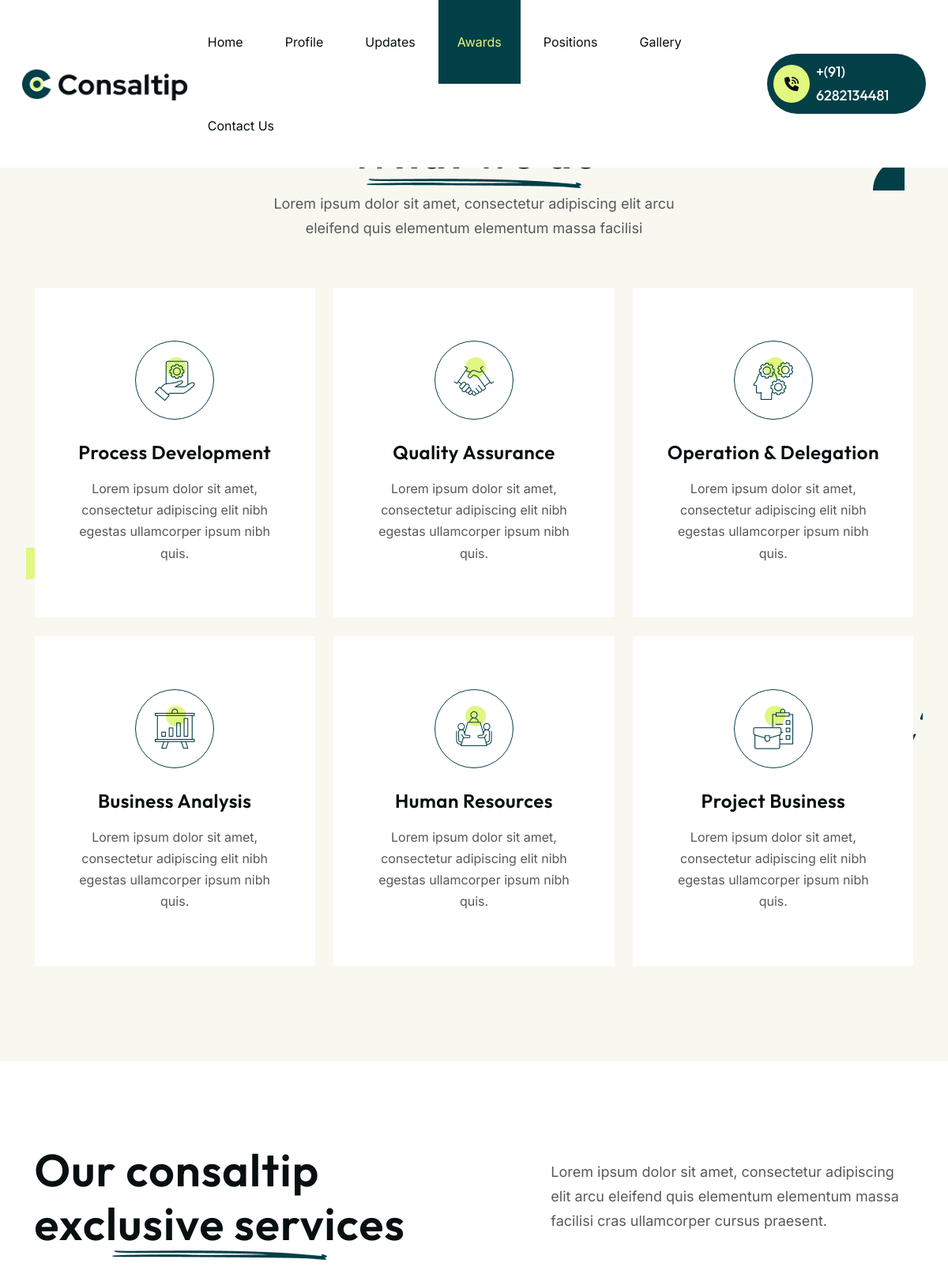
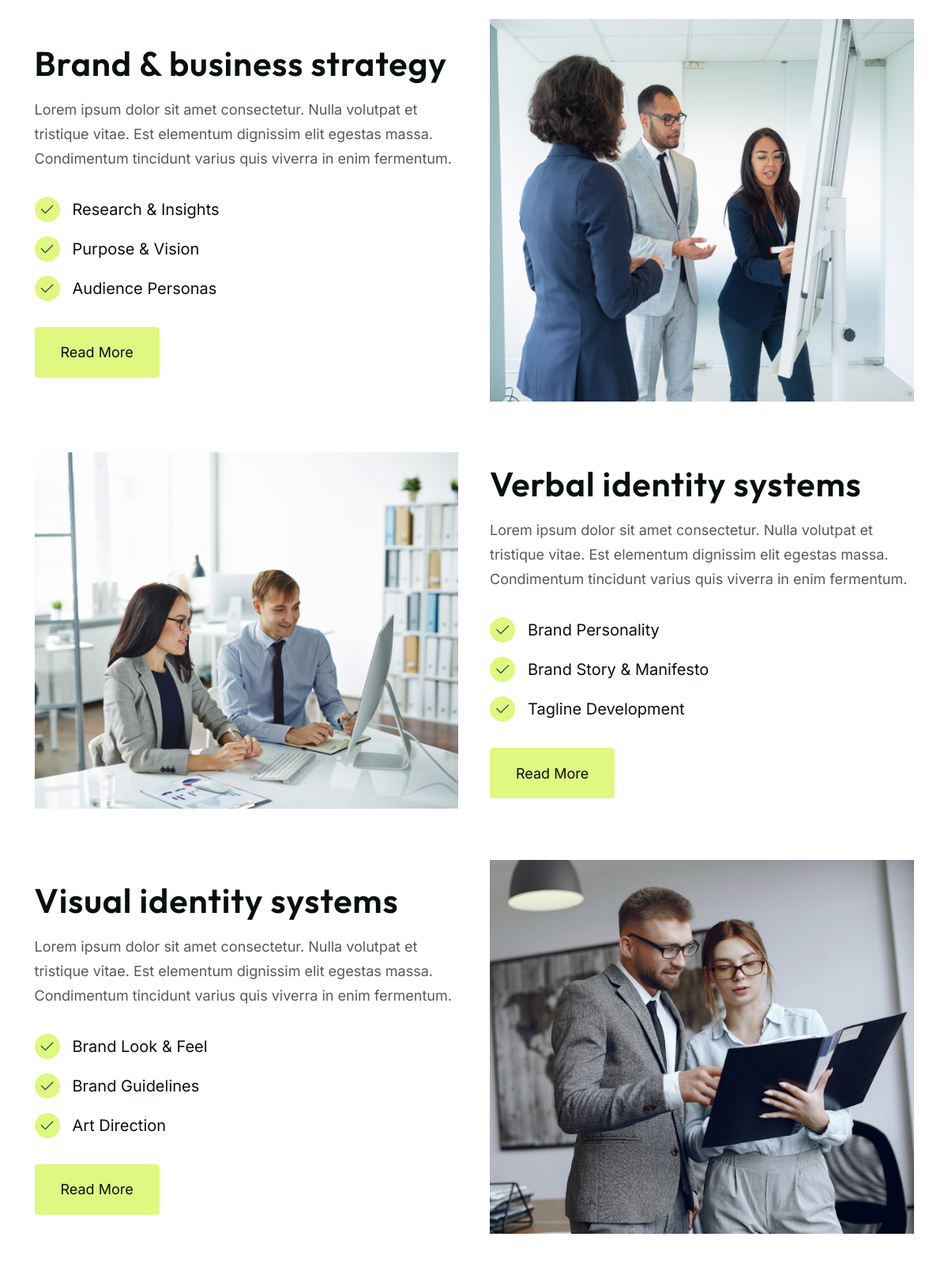
The app's page /service (upper part) with its own data (2 pictures, top to bottom).
### web/models.py (models this page shows)
class boxform(models.Model):
    ICON_CHOICES = (
        ('icon-project-manangement', 'project Icon'),
        ('icon-process-development', 'process Icon'),
        ('icon-commitment', 'commitment Icon'),
        ('icon-human-resources', 'Human Icon'),
        ('icon-operation', 'operation Icon'),
        ('icon-business-analysis', 'Business Icon'),
    )
    spanclassname = models.CharField(max_length=200, choices=ICON_CHOICES)
    name =models.CharField(max_length=200)
    title =models.CharField(max_length=200)

### web/views.py (the view)
# urls.py: path('service',views.service, name='service'),
def service(request):
    if request.method == 'POST':
        form = ContactForm(request.POST)
        if form.is_valid():
            form.save()
            messages.success(request, 'Thank you for your message!')
            return render(request, 'details/service.html', {'form': ContactForm()})
    else:
        form = ContactForm()
    box = boxform.objects.all()
    context = {
        'form': form,
        'box' : box,
        "is_services": True
        }
    return render(request, 'details/service.html',context)

### templates/details/service.html (shortened to what this page needs)
{% extends 'partials/baseall.html' %}
{% load static %}
{% block contentall %}
  <div class="service-area style-3">
    <div class="shape-two" style="background: url({% static 'images/shape/shape-2.png' %})"></div>
    <div class="container mt-5">
      <div class="row justify-content-center">
        <div class="col-lg-6">
          <div class="section-title">
            <h2 class="title text-start text-center"><span class="under-line style-two">What we do</span></h2>
            <p
              class="desc">Lorem ipsum dolor sit amet, consectetur adipiscing elit arcu eleifend quis elementum elementum massa facilisi</p>
          </div>
        </div>
      </div>
      <div class="row mt-36">
        {% for i in box %}
        <div class="col-12 col-md-6 col-lg-4">
          <div class="icon-card">
            <div class="icon">
              <span class="icon-color"></span>
              <i class="{{i.spanclassname}}"></i>
            </div>
            <div class="content">
              <h5 class="title">{{i.name}}</h5>
              <p class="desc">{{i.title}}</p>
            </div>
          </div>
        </div>
        {% endfor %}
      </div>
    </div>
  </div>
  <div class="why-choose-us-area style-3">
    <div class="container">
      <div class="row justify-content-center">
        <div class="col-lg-12">
          <div class="section-title style-two">
            <h2 class="title text-center text-lg-start">Our consaltip <br> <span class="under-line style-two">
                exclusive services </span></h2>
            <p class="desc text-center text-lg-start">Lorem ipsum dolor sit amet, consectetur adipiscing elit arcu eleifend quis elementum elementum massa facilisi cras
                  ullamcorper cursus praesent.</p>
          </div>
        </div>
      </div>
      <div class="row">
        <div class="col-lg-12">
          <div class="image-card-wrapper">
            <div class="image-card">
              <div class="content">
                <div class="title-wrapper">
                  <h2 class="title">Brand & business strategy</h2>
                  <p class="desc">Lorem ipsum dolor sit amet consectetur. Nulla volutpat et tristique vitae. Est elementum dignissim elit egestas massa.
                    Condimentum tincidunt varius quis viverra in enim fermentum.</p>
                </div>
                <div class="list-item-wrapper">
                  <div class="list-item">
                    <div class="icon">
                      <i class="icon-check"></i>
                    </div>
                    <p class="text">Research & Insights</p>
                  </div>
                  <div class="list-item">
                    <div class="icon">
                      <i class="icon-check"></i>
                    </div>
                    <p class="text">Purpose & Vision</p>
                  </div>
                  <div class="list-item">
                    <div class="icon">
                      <i class="icon-check"></i>
                    </div>
                    <p class="text">Audience Personas</p>
                  </div>
                </div>
                <div>
                  <a href="service-details.html" class="theme-btn image-card-btn"><span>Read More</span></a>
                </div>
              </div>
              <div class="image">
                <div class="image-inner">
                  <img src="{% static 'images/common/home-process.jpg' %}" alt="choose-us" />
                </div>
              </div>
            </div>
            <div class="image-card">
              <div class="content">
                <div class="title-wrapper">
                  <h2 class="title">Verbal identity systems</h2>
                  <p class="desc">Lorem ipsum dolor sit amet consectetur. Nulla volutpat et tristique vitae. Est elementum dignissim elit egestas massa.
                    Condimentum tincidunt varius quis viverra in enim fermentum.</p>
                </div>
                <div class="list-item-wrapper">
                  <div class="list-item">
                    <div class="icon">
                      <i class="icon-check"></i>
                    </div>
                    <p class="text">Brand Personality</p>
                  </div>
                  <div class="list-item">
                    <div class="icon">
                      <i class="icon-check"></i>
                    </div>
                    <p class="text">Brand Story & Manifesto</p>
                  </div>
                  <div class="list-item">
                    <div class="icon">
                      <i class="icon-check"></i>
                    </div>
                    <p class="text">Tagline Development</p>
                  </div>
                </div>
                <div>
                  <a href="service-details.html" class="theme-btn image-card-btn"><span>Read More</span></a>
                </div>
              </div>
              <div class="image">
                <div class="image-inner">
                  <img src="{% static 'images/common/case-card-1.jpg' %}" alt="choose-us" />
                </div>
              </div>
            </div>
            <div class="image-card">
              <div class="content">
                <div class="title-wrapper">
                  <h2 class="title">Visual identity systems</h2>
                  <p class="desc">Lorem ipsum dolor sit amet consectetur. Nulla volutpat et tristique vitae. Est elementum dignissim elit egestas massa.
                    Condimentum tincidunt varius quis viverra in enim fermentum.</p>
                </div>
                <div class="list-item-wrapper">
                  <div class="list-item">
                    <div class="icon">
                      <i class="icon-check"></i>
                    </div>
                    <p class="text">Brand Look & Feel</p>
                  </div>
                  <div class="list-item">
                    <div class="icon">
                      <i class="icon-check"></i>
                    </div>
                    <p class="text">Brand Guidelines</p>
                  </div>
                  <div class="list-item">
                    <div class="icon">
                      <i class="icon-check"></i>
                    </div>
                    <p class="text">Art Direction</p>
                  </div>
                </div>
                <div>
                  <a href="service-details.html" class="theme-btn image-card-btn"><span>Read More</span></a>
                </div>
              </div>
              <div class="image">
                <div class="image-inner">
                  <img src="{% static 'images/common/image-card-3.jpg' %}" alt="choose-us" />
                </div>
              </div>
            </div>
          </div>
        </div>
      </div>
    </div>
  </div>
  {% endblock  %}

### records on screen
boxform: name "Process Development", title "Lorem ipsum dolor sit amet, consectetur adipiscing elit nibh egestas ullamcorper ipsum nibh quis."
boxform: name "Quality Assurance", title "Lorem ipsum dolor sit amet, consectetur adipiscing elit nibh egestas ullamcorper ipsum nibh quis."
boxform: name "Operation & Delegation", title "Lorem ipsum dolor sit amet, consectetur adipiscing elit nibh egestas ullamcorper ipsum nibh quis."
boxform: name "Business Analysis", title "Lorem ipsum dolor sit amet, consectetur adipiscing elit nibh egestas ullamcorper ipsum nibh quis."
boxform: name "Human Resources", title "Lorem ipsum dolor sit amet, consectetur adipiscing elit nibh egestas ullamcorper ipsum nibh quis."
boxform: name "Project Business", title "Lorem ipsum dolor sit amet, consectetur adipiscing elit nibh egestas ullamcorper ipsum nibh quis."
